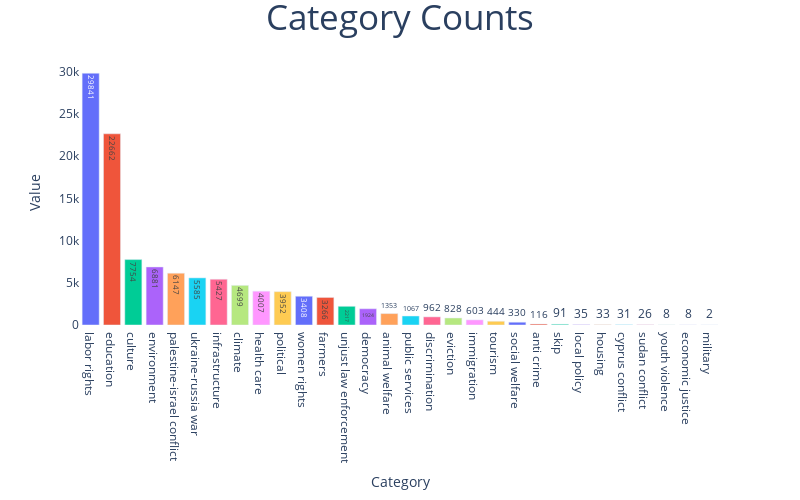

Source (notebook cell):
### Code cell
import plotly.graph_objects as go
from plotly.offline import iplot, init_notebook_mode
import plotly.express as px
import plotly.io as pio

init_notebook_mode(True)

fig = px.bar(x=dataset["class"].value_counts().index,y=dataset["class"].value_counts(),color=dataset["class"].value_counts().index,text=dataset["class"].value_counts())
fig.update_traces(hovertemplate="Category:'%{x}' Counted: %{y}")
fig.update_layout(title={"text":"Category Counts","x":0.5,"font":{"size":35}},xaxis={"title":"Category","showgrid":False},yaxis={"title":"Value","showgrid":False},plot_bgcolor="white",width=800,height=500,showlegend=False)
iplot(fig)

### Figure 1 — Plotly figure (JSON) as saved in the notebook; plotly's stock layout.template omitted (floating-point values rounded to 4 significant figures)
{"data": [{"hovertemplate": "Category:'%{x}' Counted: %{y}", "legendgroup": "labor rights", "marker": {"color": "#636efa", "pattern": {"shape": ""}}, "name": "labor rights", "orientation": "v", "showlegend": true, "text": [29840.0], "textposition": "auto", "type": "bar", "x": ["labor rights"], "xaxis": "x", "y": [29841], "yaxis": "y"}, {"hovertemplate": "Category:'%{x}' Counted: %{y}", "legendgroup": "education", "marker": {"color": "#EF553B", "pattern": {"shape": ""}}, "name": "education", "orientation": "v", "showlegend": true, "text": [22660.0], "textposition": "auto", "type": "bar", "x": ["education"], "xaxis": "x", "y": [22662], "yaxis": "y"}, {"hovertemplate": "Category:'%{x}' Counted: %{y}", "legendgroup": "culture", "marker": {"color": "#00cc96", "pattern": {"shape": ""}}, "name": "culture", "orientation": "v", "showlegend": true, "text": [7754.0], "textposition": "auto", "type": "bar", "x": ["culture"], "xaxis": "x", "y": [7754], "yaxis": "y"}, {"hovertemplate": "Category:'%{x}' Counted: %{y}", "legendgroup": "environment", "marker": {"color": "#ab63fa", "pattern": {"shape": ""}}, "name": "environment", "orientation": "v", "showlegend": true, "text": [6881.0], "textposition": "auto", "type": "bar", "x": ["environment"], "xaxis": "x", "y": [6881], "yaxis": "y"}, {"hovertemplate": "Category:'%{x}' Counted: %{y}", "legendgroup": "palestine-israel conflict", "marker": {"color": "#FFA15A", "pattern": {"shape": ""}}, "name": "palestine-israel conflict", "orientation": "v", "showlegend": true, "text": [6147.0], "textposition": "auto", "type": "bar", "x": ["palestine-israel conflict"], "xaxis": "x", "y": [6147], "yaxis": "y"}, {"hovertemplate": "Category:'%{x}' Counted: %{y}", "legendgroup": "ukraine-russia war", "marker": {"color": "#19d3f3", "pattern": {"shape": ""}}, "name": "ukraine-russia war", "orientation": "v", "showlegend": true, "text": [5585.0], "textposition": "auto", "type": "bar", "x": ["ukraine-russia war"], "xaxis": "x", "y": [5585], "yaxis": "y"}, {"hovertemplate": "Category:'%{x}' Counted: %{y}", "legendgroup": "infrastructure", "marker": {"color": "#FF6692", "pattern": {"shape": ""}}, "name": "infrastructure", "orientation": "v", "showlegend": true, "text": [5427.0], "textposition": "auto", "type": "bar", "x": ["infrastructure"], "xaxis": "x", "y": [5427], "yaxis": "y"}, {"hovertemplate": "Category:'%{x}' Counted: %{y}", "legendgroup": "climate", "marker": {"color": "#B6E880", "pattern": {"shape": ""}}, "name": "climate", "orientation": "v", "showlegend": true, "text": [4699.0], "textposition": "auto", "type": "bar", "x": ["climate"], "xaxis": "x", "y": [4699], "yaxis": "y"}, {"hovertemplate": "Category:'%{x}' Counted: %{y}", "legendgroup": "health care", "marker": {"color": "#FF97FF", "pattern": {"shape": ""}}, "name": "health care", "orientation": "v", "showlegend": true, "text": [4007.0], "textposition": "auto", "type": "bar", "x": ["health care"], "xaxis": "x", "y": [4007], "yaxis": "y"}, {"hovertemplate": "Category:'%{x}' Counted: %{y}", "legendgroup": "political", "marker": {"color": "#FECB52", "pattern": {"shape": ""}}, "name": "political", "orientation": "v", "showlegend": true, "text": [3952.0], "textposition": "auto", "type": "bar", "x": ["political"], "xaxis": "x", "y": [3952], "yaxis": "y"}, {"hovertemplate": "Category:'%{x}' Counted: %{y}", "legendgroup": "women rights", "marker": {"color": "#636efa", "pattern": {"shape": ""}}, "name": "women rights", "orientation": "v", "showlegend": true, "text": [3408.0], "textposition": "auto", "type": "bar", "x": ["women rights"], "xaxis": "x", "y": [3408], "yaxis": "y"}, {"hovertemplate": "Category:'%{x}' Counted: %{y}", "legendgroup": "farmers", "marker": {"color": "#EF553B", "pattern": {"shape": ""}}, "name": "farmers", "orientation": "v", "showlegend": true, "text": [3266.0], "textposition": "auto", "type": "bar", "x": ["farmers"], "xaxis": "x", "y": [3266], "yaxis": "y"}, {"hovertemplate": "Category:'%{x}' Counted: %{y}", "legendgroup": "unjust law enforcement", "marker": {"color": "#00cc96", "pattern": {"shape": ""}}, "name": "unjust law enforcement", "orientation": "v", "showlegend": true, "text": [2217.0], "textposition": "auto", "type": "bar", "x": ["unjust law enforcement"], "xaxis": "x", "y": [2217], "yaxis": "y"}, {"hovertemplate": "Category:'%{x}' Counted: %{y}", "legendgroup": "democracy", "marker": {"color": "#ab63fa", "pattern": {"shape": ""}}, "name": "democracy", "orientation": "v", "showlegend": true, "text": [1924.0], "textposition": "auto", "type": "bar", "x": ["democracy"], "xaxis": "x", "y": [1924], "yaxis": "y"}, {"hovertemplate": "Category:'%{x}' Counted: %{y}", "legendgroup": "animal welfare", "marker": {"color": "#FFA15A", "pattern": {"shape": ""}}, "name": "animal welfare", "orientation": "v", "showlegend": true, "text": [1353.0], "textposition": "auto", "type": "bar", "x": ["animal welfare"], "xaxis": "x", "y": [1353], "yaxis": "y"}, {"hovertemplate": "Category:'%{x}' Counted: %{y}", "legendgroup": "public services", "marker": {"color": "#19d3f3", "pattern": {"shape": ""}}, "name": "public services", "orientation": "v", "showlegend": true, "text": [1067.0], "textposition": "auto", "type": "bar", "x": ["public services"], "xaxis": "x", "y": [1067], "yaxis": "y"}, {"hovertemplate": "Category:'%{x}' Counted: %{y}", "legendgroup": "discrimination", "marker": {"color": "#FF6692", "pattern": {"shape": ""}}, "name": "discrimination", "orientation": "v", "showlegend": true, "text": [962.0], "textposition": "auto", "type": "bar", "x": ["discrimination"], "xaxis": "x", "y": [962], "yaxis": "y"}, {"hovertemplate": "Category:'%{x}' Counted: %{y}", "legendgroup": "eviction", "marker": {"color": "#B6E880", "pattern": {"shape": ""}}, "name": "eviction", "orientation": "v", "showlegend": true, "text": [828.0], "textposition": "auto", "type": "bar", "x": ["eviction"], "xaxis": "x", "y": [828], "yaxis": "y"}, {"hovertemplate": "Category:'%{x}' Counted: %{y}", "legendgroup": "immigration", "marker": {"color": "#FF97FF", "pattern": {"shape": ""}}, "name": "immigration", "orientation": "v", "showlegend": true, "text": [603.0], "textposition": "auto", "type": "bar", "x": ["immigration"], "xaxis": "x", "y": [603], "yaxis": "y"}, {"hovertemplate": "Category:'%{x}' Counted: %{y}", "legendgroup": "tourism", "marker": {"color": "#FECB52", "pattern": {"shape": ""}}, "name": "tourism", "orientation": "v", "showlegend": true, "text": [444.0], "textposition": "auto", "type": "bar", "x": ["tourism"], "xaxis": "x", "y": [444], "yaxis": "y"}, {"hovertemplate": "Category:'%{x}' Counted: %{y}", "legendgroup": "social welfare", "marker": {"color": "#636efa", "pattern": {"shape": ""}}, "name": "social welfare", "orientation": "v", "showlegend": true, "text": [330.0], "textposition": "auto", "type": "bar", "x": ["social welfare"], "xaxis": "x", "y": [330], "yaxis": "y"}, {"hovertemplate": "Category:'%{x}' Counted: %{y}", "legendgroup": "anti crime", "marker": {"color": "#EF553B", "pattern": {"shape": ""}}, "name": "anti crime", "orientation": "v", "showlegend": true, "text": [116.0], "textposition": "auto", "type": "bar", "x": ["anti crime"], "xaxis": "x", "y": [116], "yaxis": "y"}, {"hovertemplate": "Category:'%{x}' Counted: %{y}", "legendgroup": "skip", "marker": {"color": "#00cc96", "pattern": {"shape": ""}}, "name": "skip", "orientation": "v", "showlegend": true, "text": [91.0], "textposition": "auto", "type": "bar", "x": ["skip"], "xaxis": "x", "y": [91], "yaxis": "y"}, {"hovertemplate": "Category:'%{x}' Counted: %{y}", "legendgroup": "local policy", "marker": {"color": "#ab63fa", "pattern": {"shape": ""}}, "name": "local policy", "orientation": "v", "showlegend": true, "text": [35.0], "textposition": "auto", "type": "bar", "x": ["local policy"], "xaxis": "x", "y": [35], "yaxis": "y"}, {"hovertemplate": "Category:'%{x}' Counted: %{y}", "legendgroup": "housing", "marker": {"color": "#FFA15A", "pattern": {"shape": ""}}, "name": "housing", "orientation": "v", "showlegend": true, "text": [33.0], "textposition": "auto", "type": "bar", "x": ["housing"], "xaxis": "x", "y": [33], "yaxis": "y"}, {"hovertemplate": "Category:'%{x}' Counted: %{y}", "legendgroup": "cyprus conflict", "marker": {"color": "#19d3f3", "pattern": {"shape": ""}}, "name": "cyprus conflict", "orientation": "v", "showlegend": true, "text": [31.0], "textposition": "auto", "type": "bar", "x": ["cyprus conflict"], "xaxis": "x", "y": [31], "yaxis": "y"}, {"hovertemplate": "Category:'%{x}' Counted: %{y}", "legendgroup": "sudan conflict", "marker": {"color": "#FF6692", "pattern": {"shape": ""}}, "name": "sudan conflict", "orientation": "v", "showlegend": true, "text": [26.0], "textposition": "auto", "type": "bar", "x": ["sudan conflict"], "xaxis": "x", "y": [26], "yaxis": "y"}, {"hovertemplate": "Category:'%{x}' Counted: %{y}", "legendgroup": "youth violence", "marker": {"color": "#B6E880", "pattern": {"shape": ""}}, "name": "youth violence", "orientation": "v", "showlegend": true, "text": [8.0], "textposition": "auto", "type": "bar", "x": ["youth violence"], "xaxis": "x", "y": [8], "yaxis": "y"}, {"hovertemplate": "Category:'%{x}' Counted: %{y}", "legendgroup": "economic justice", "marker": {"color": "#FF97FF", "pattern": {"shape": ""}}, "name": "economic justice", "orientation": "v", "showlegend": true, "text": [8.0], "textposition": "auto", "type": "bar", "x": ["economic justice"], "xaxis": "x", "y": [8], "yaxis": "y"}, {"hovertemplate": "Category:'%{x}' Counted: %{y}", "legendgroup": "military", "marker": {"color": "#FECB52", "pattern": {"shape": ""}}, "name": "military", "orientation": "v", "showlegend": true, "text": [2.0], "textposition": "auto", "type": "bar", "x": ["military"], "xaxis": "x", "y": [2], "yaxis": "y"}], "layout": {"barmode": "relative", "height": 500, "legend": {"title": {"text": "color"}, "tracegroupgap": 0}, "margin": {"t": 60}, "plot_bgcolor": "white", "showlegend": false, "title": {"font": {"size": 35}, "text": "Category Counts", "x": 0.5}, "width": 800, "xaxis": {"anchor": "y", "domain": [0, 1], "showgrid": false, "title": {"text": "Category"}}, "yaxis": {"anchor": "x", "domain": [0, 1], "showgrid": false, "title": {"text": "Value"}}}}
